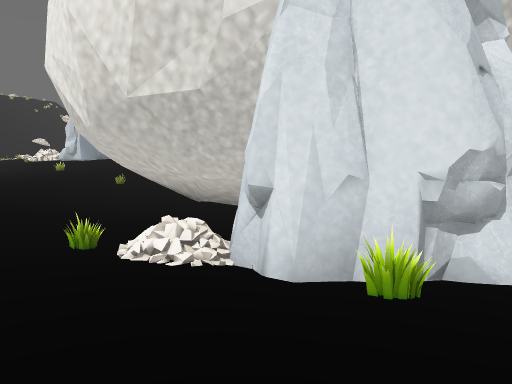
View 1 (above)

16 first-person views from a walk through a Godot game level. The camera is 1.2 m above the floor, tilts 6° down and sees 70° across. The floor is counted in squares, 2 m on a side. Each view is taken from the middle of a square. On the plan, view 1 faces up. The plan holds only what a view shows up to about 10 squares ahead; the rest is blank. The place goes on beyond the plan. Some surface patterns are stand-ins.

View 2
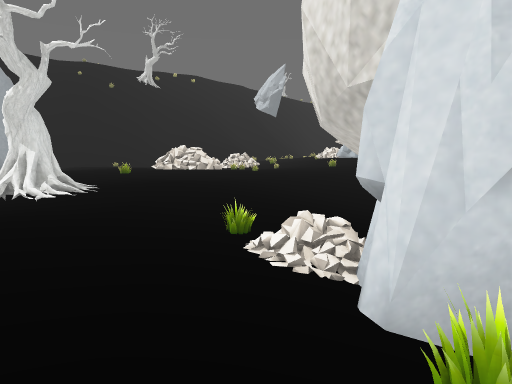

View 3
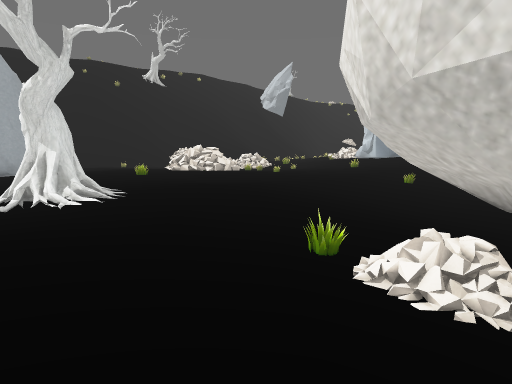

View 4
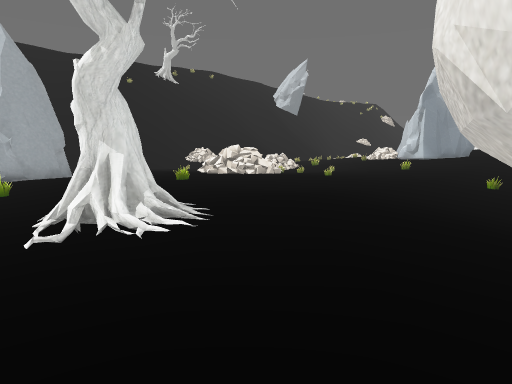

View 5
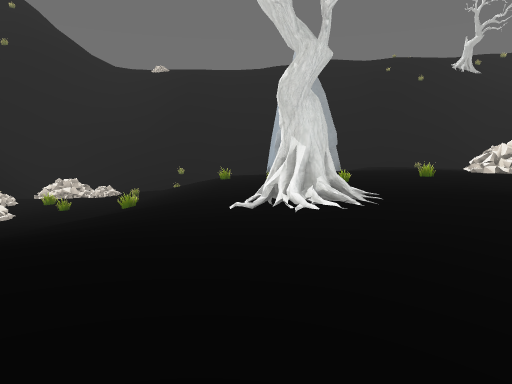

View 6
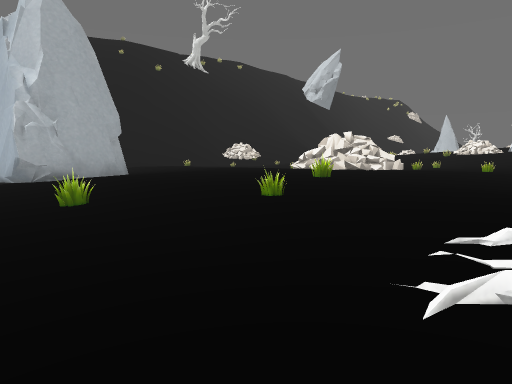

View 7
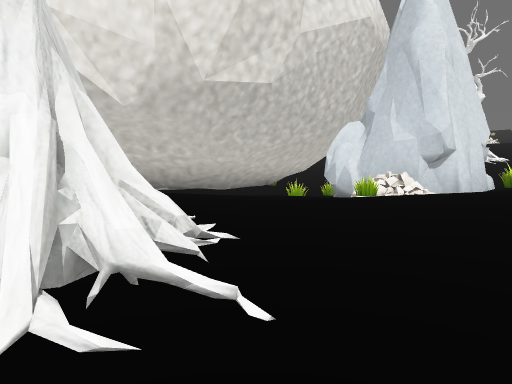

View 8
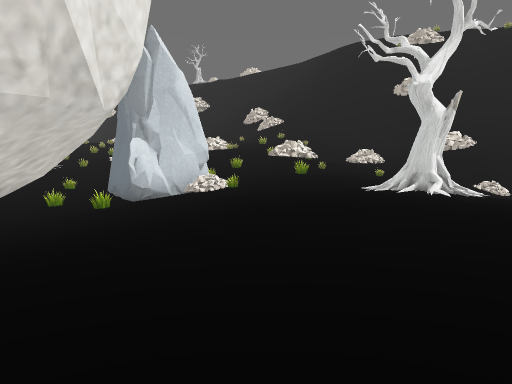

View 9
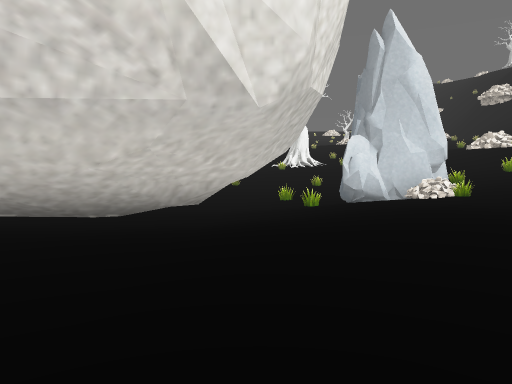

View 10
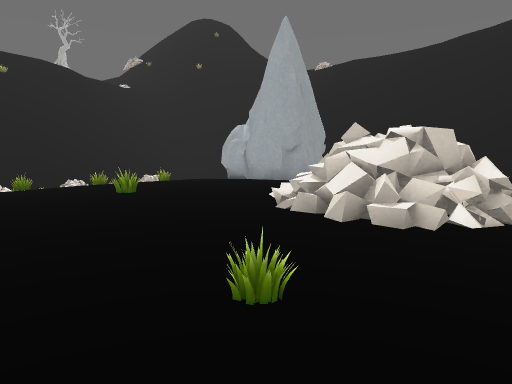

View 11
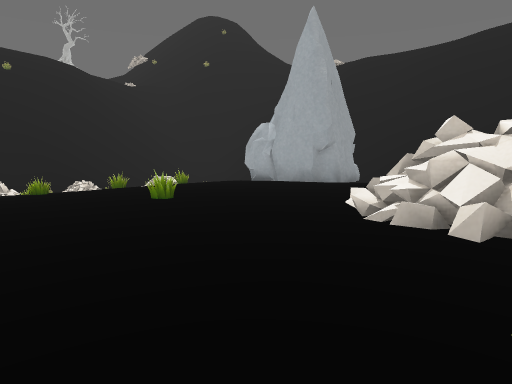

View 12
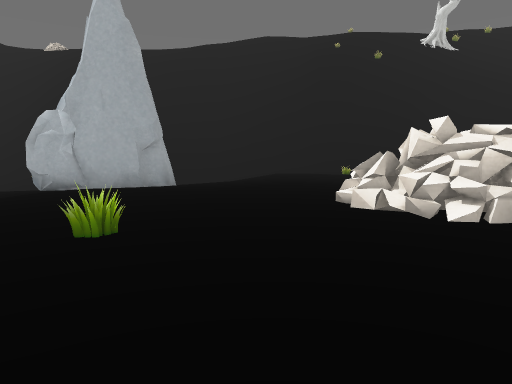

View 13
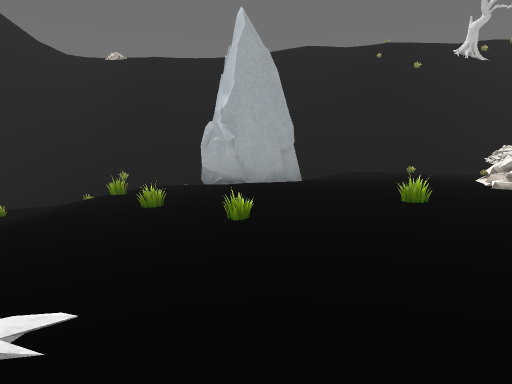

View 14
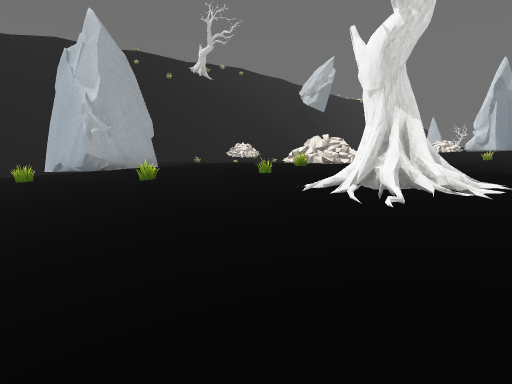

View 15
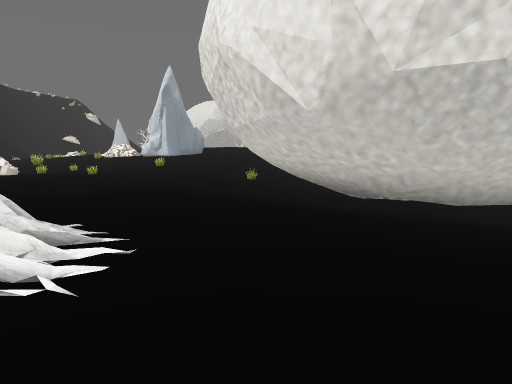

View 16
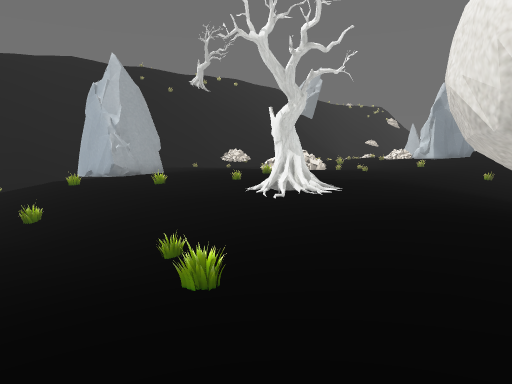

### Floor plan
Key: @ floor where view 1 was taken; # wall or solid block; . main floor; - floor 0.75 m lower than the main floor; _ floor 1.5 m lower than the main floor; < floor 2.5 m lower than the main floor; / step, stairs or slope; = window, fence, low wall or low ledge; ^ raised ledge.
Columns run from 17 left of view 1 to 2 right of it. Each row starts with its distance up from view 1.
 11        ......# ^
 10       #=.=...# ^ ^
  9 .....=##.....-^^^^^^
  8 ......=......--#^^^
  7 .............--_#^^#
  6  -......=.....--_=#=
  5   #...........---##_
  4  ###....=......-####
  3   ##-......#/...=###
  2   ---------//.....=
  1   --=--------... ...
  0   ________----.  @ =
 -1   _____=____-/.
 -2   _=_ _______
 -3       =___      .
 -4       <//

Positions as (right, up) in squares from view 1, and headings:
1: (0, 0), facing up
2: (1, 1), facing up-left
3: (0, 1), facing up-left
4: (-2, 1), facing up-left
5: (-1, 2), facing left
6: (-6, 1), facing up-left
7: (-6, 1), facing up-right
8: (-8, 9), facing down-right
9: (-8, 7), facing right
10: (-7, 11), facing down-left
11: (-7, 10), facing down-left
12: (-7, 7), facing left
13: (-5, 4), facing left
14: (-4, -1), facing up-left
15: (-4, 1), facing up
16: (-1, -3), facing up-left
